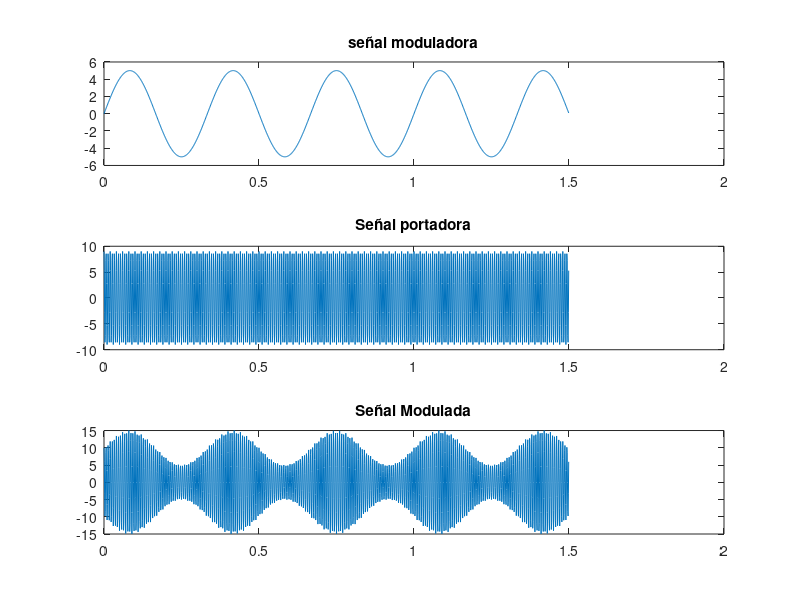

Recreate this plot in MATLAB.
clear;
clc;
close all;

Fs = 1000;            % Sampling frequency                    
T = 1/Fs;             % Sampling period       
L = 1500;             % Length of signal
t = (0:L-1)*T;        % vector de tiempo
 m =0.5;              %indice d emodulación

 %Señal moduladora (e sla que lleva los datos)
 Fmod = 3; %frecuncia de señal mppduladora
Amod = 5;%amplitud de ña señal moduladora
s_mod = Amod*sin(2*pi*Fmod.*t);
subplot(3,1,1)
plot(t,s_mod)
title('señal moduladora')

%señal portadora
Apor = (Amod)/m;%amplitud de la señal portadora
Fpor= 150;
s_por = 9*cos(2*pi*Fpor.*t);
subplot(3,1,2)
plot(t,s_por)
title('Señal portadora')



%%%Modulacion 
s_mod = (Apor+ s_mod).* cos(2*pi*Fpor.*t);


subplot(3,1,3)
plot(t,s_mod)
title('Señal Modulada')

